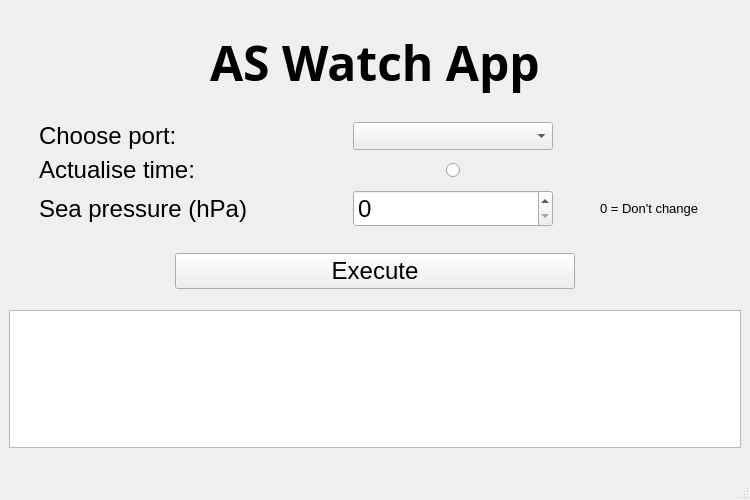
<?xml version="1.0" encoding="UTF-8"?>
<ui version="4.0">
 <class>MainWindow</class>
 <widget class="QMainWindow" name="MainWindow">
  <property name="windowModality">
   <enum>Qt::NonModal</enum>
  </property>
  <property name="enabled">
   <bool>true</bool>
  </property>
  <property name="geometry">
   <rect>
    <x>0</x>
    <y>0</y>
    <width>750</width>
    <height>500</height>
   </rect>
  </property>
  <property name="maximumSize">
   <size>
    <width>750</width>
    <height>500</height>
   </size>
  </property>
  <property name="font">
   <font>
    <family>Arial</family>
    <pointsize>18</pointsize>
   </font>
  </property>
  <property name="mouseTracking">
   <bool>true</bool>
  </property>
  <property name="windowTitle">
   <string>_Watch</string>
  </property>
  <property name="windowIcon">
   <iconset theme="icon.png">
    <normaloff>icon.png</normaloff>icon.png</iconset>
  </property>
  <property name="layoutDirection">
   <enum>Qt::LeftToRight</enum>
  </property>
  <property name="iconSize">
   <size>
    <width>100</width>
    <height>100</height>
   </size>
  </property>
  <property name="toolButtonStyle">
   <enum>Qt::ToolButtonIconOnly</enum>
  </property>
  <widget class="QWidget" name="centralwidget">
   <layout class="QGridLayout" name="gridLayout">
    <item row="0" column="0">
     <spacer name="verticalSpacer_2">
      <property name="orientation">
       <enum>Qt::Vertical</enum>
      </property>
      <property name="sizeType">
       <enum>QSizePolicy::Minimum</enum>
      </property>
      <property name="sizeHint" stdset="0">
       <size>
        <width>20</width>
        <height>20</height>
       </size>
      </property>
     </spacer>
    </item>
    <item row="1" column="0">
     <layout class="QGridLayout" name="gridLayout_2">
      <item row="0" column="0">
       <layout class="QVBoxLayout" name="verticalLayout">
        <item>
         <layout class="QVBoxLayout" name="verticalLayout_2">
          <item alignment="Qt::AlignHCenter">
           <widget class="QLabel" name="label">
            <property name="font">
             <font>
              <family>LEMON MILK Medium</family>
              <pointsize>36</pointsize>
              <weight>75</weight>
              <bold>true</bold>
             </font>
            </property>
            <property name="text">
             <string>AS Watch App</string>
            </property>
           </widget>
          </item>
         </layout>
        </item>
       </layout>
      </item>
     </layout>
    </item>
    <item row="2" column="0">
     <spacer name="verticalSpacer_4">
      <property name="orientation">
       <enum>Qt::Vertical</enum>
      </property>
      <property name="sizeType">
       <enum>QSizePolicy::Minimum</enum>
      </property>
      <property name="sizeHint" stdset="0">
       <size>
        <width>20</width>
        <height>20</height>
       </size>
      </property>
     </spacer>
    </item>
    <item row="13" column="0">
     <widget class="QTextBrowser" name="SerialPrint">
      <property name="sizePolicy">
       <sizepolicy hsizetype="Expanding" vsizetype="Expanding">
        <horstretch>0</horstretch>
        <verstretch>0</verstretch>
       </sizepolicy>
      </property>
      <property name="minimumSize">
       <size>
        <width>100</width>
        <height>60</height>
       </size>
      </property>
      <property name="font">
       <font>
        <pointsize>10</pointsize>
       </font>
      </property>
     </widget>
    </item>
    <item row="10" column="0">
     <spacer name="verticalSpacer_5">
      <property name="orientation">
       <enum>Qt::Vertical</enum>
      </property>
      <property name="sizeHint" stdset="0">
       <size>
        <width>20</width>
        <height>40</height>
       </size>
      </property>
     </spacer>
    </item>
    <item row="12" column="0">
     <spacer name="verticalSpacer_6">
      <property name="orientation">
       <enum>Qt::Vertical</enum>
      </property>
      <property name="sizeType">
       <enum>QSizePolicy::Minimum</enum>
      </property>
      <property name="sizeHint" stdset="0">
       <size>
        <width>15</width>
        <height>15</height>
       </size>
      </property>
     </spacer>
    </item>
    <item row="9" column="0">
     <spacer name="verticalSpacer_7">
      <property name="orientation">
       <enum>Qt::Vertical</enum>
      </property>
      <property name="sizeType">
       <enum>QSizePolicy::Minimum</enum>
      </property>
      <property name="sizeHint" stdset="0">
       <size>
        <width>20</width>
        <height>20</height>
       </size>
      </property>
     </spacer>
    </item>
    <item row="11" column="0">
     <layout class="QGridLayout" name="gridLayout_3">
      <item row="1" column="0">
       <spacer name="horizontalSpacer_7">
        <property name="orientation">
         <enum>Qt::Horizontal</enum>
        </property>
        <property name="sizeType">
         <enum>QSizePolicy::Expanding</enum>
        </property>
        <property name="sizeHint" stdset="0">
         <size>
          <width>80</width>
          <height>20</height>
         </size>
        </property>
       </spacer>
      </item>
      <item row="1" column="2">
       <spacer name="horizontalSpacer_8">
        <property name="orientation">
         <enum>Qt::Horizontal</enum>
        </property>
        <property name="sizeType">
         <enum>QSizePolicy::Expanding</enum>
        </property>
        <property name="sizeHint" stdset="0">
         <size>
          <width>80</width>
          <height>20</height>
         </size>
        </property>
       </spacer>
      </item>
      <item row="1" column="1">
       <widget class="QPushButton" name="Execute">
        <property name="sizePolicy">
         <sizepolicy hsizetype="Maximum" vsizetype="Fixed">
          <horstretch>0</horstretch>
          <verstretch>0</verstretch>
         </sizepolicy>
        </property>
        <property name="minimumSize">
         <size>
          <width>400</width>
          <height>0</height>
         </size>
        </property>
        <property name="maximumSize">
         <size>
          <width>300</width>
          <height>16777215</height>
         </size>
        </property>
        <property name="text">
         <string>Execute</string>
        </property>
       </widget>
      </item>
     </layout>
    </item>
    <item row="14" column="0">
     <spacer name="verticalSpacer">
      <property name="orientation">
       <enum>Qt::Vertical</enum>
      </property>
      <property name="sizeType">
       <enum>QSizePolicy::Minimum</enum>
      </property>
      <property name="sizeHint" stdset="0">
       <size>
        <width>10</width>
        <height>10</height>
       </size>
      </property>
     </spacer>
    </item>
    <item row="6" column="0">
     <layout class="QGridLayout" name="gridLayout_5">
      <item row="4" column="5">
       <spacer name="horizontalSpacer_5">
        <property name="orientation">
         <enum>Qt::Horizontal</enum>
        </property>
        <property name="sizeType">
         <enum>QSizePolicy::Maximum</enum>
        </property>
        <property name="sizeHint" stdset="0">
         <size>
          <width>175</width>
          <height>20</height>
         </size>
        </property>
       </spacer>
      </item>
      <item row="2" column="0">
       <spacer name="horizontalSpacer_6">
        <property name="orientation">
         <enum>Qt::Horizontal</enum>
        </property>
        <property name="sizeType">
         <enum>QSizePolicy::Maximum</enum>
        </property>
        <property name="sizeHint" stdset="0">
         <size>
          <width>30</width>
          <height>20</height>
         </size>
        </property>
       </spacer>
      </item>
      <item row="2" column="3">
       <spacer name="horizontalSpacer_3">
        <property name="orientation">
         <enum>Qt::Horizontal</enum>
        </property>
        <property name="sizeType">
         <enum>QSizePolicy::Maximum</enum>
        </property>
        <property name="sizeHint" stdset="0">
         <size>
          <width>100</width>
          <height>20</height>
         </size>
        </property>
       </spacer>
      </item>
      <item row="5" column="4">
       <widget class="QSpinBox" name="SeaPressure">
        <property name="sizePolicy">
         <sizepolicy hsizetype="Minimum" vsizetype="Fixed">
          <horstretch>0</horstretch>
          <verstretch>0</verstretch>
         </sizepolicy>
        </property>
        <property name="minimumSize">
         <size>
          <width>200</width>
          <height>0</height>
         </size>
        </property>
        <property name="maximum">
         <number>1500</number>
        </property>
       </widget>
      </item>
      <item row="5" column="1">
       <widget class="QLabel" name="label_3">
        <property name="text">
         <string>Sea pressure (hPa)</string>
        </property>
       </widget>
      </item>
      <item row="2" column="1">
       <widget class="QLabel" name="label_2">
        <property name="sizePolicy">
         <sizepolicy hsizetype="Maximum" vsizetype="Minimum">
          <horstretch>0</horstretch>
          <verstretch>0</verstretch>
         </sizepolicy>
        </property>
        <property name="font">
         <font>
          <pointsize>18</pointsize>
         </font>
        </property>
        <property name="text">
         <string>Choose port:</string>
        </property>
       </widget>
      </item>
      <item row="2" column="4">
       <widget class="QComboBox" name="PortList">
        <property name="sizePolicy">
         <sizepolicy hsizetype="Preferred" vsizetype="Minimum">
          <horstretch>0</horstretch>
          <verstretch>0</verstretch>
         </sizepolicy>
        </property>
        <property name="font">
         <font>
          <pointsize>8</pointsize>
         </font>
        </property>
       </widget>
      </item>
      <item row="5" column="5" alignment="Qt::AlignHCenter|Qt::AlignVCenter">
       <widget class="QLabel" name="label_4">
        <property name="font">
         <font>
          <pointsize>10</pointsize>
          <weight>50</weight>
          <bold>false</bold>
         </font>
        </property>
        <property name="layoutDirection">
         <enum>Qt::LeftToRight</enum>
        </property>
        <property name="text">
         <string>0 = Don't change</string>
        </property>
       </widget>
      </item>
      <item row="4" column="4" alignment="Qt::AlignHCenter">
       <widget class="QRadioButton" name="ActualiseTime">
        <property name="sizePolicy">
         <sizepolicy hsizetype="Expanding" vsizetype="Expanding">
          <horstretch>0</horstretch>
          <verstretch>0</verstretch>
         </sizepolicy>
        </property>
        <property name="font">
         <font>
          <pointsize>18</pointsize>
         </font>
        </property>
        <property name="text">
         <string/>
        </property>
       </widget>
      </item>
      <item row="4" column="1">
       <widget class="QLabel" name="label_5">
        <property name="text">
         <string>Actualise time:</string>
        </property>
       </widget>
      </item>
     </layout>
    </item>
   </layout>
  </widget>
  <widget class="QStatusBar" name="statusbar"/>
 </widget>
 <resources/>
 <connections/>
</ui>
